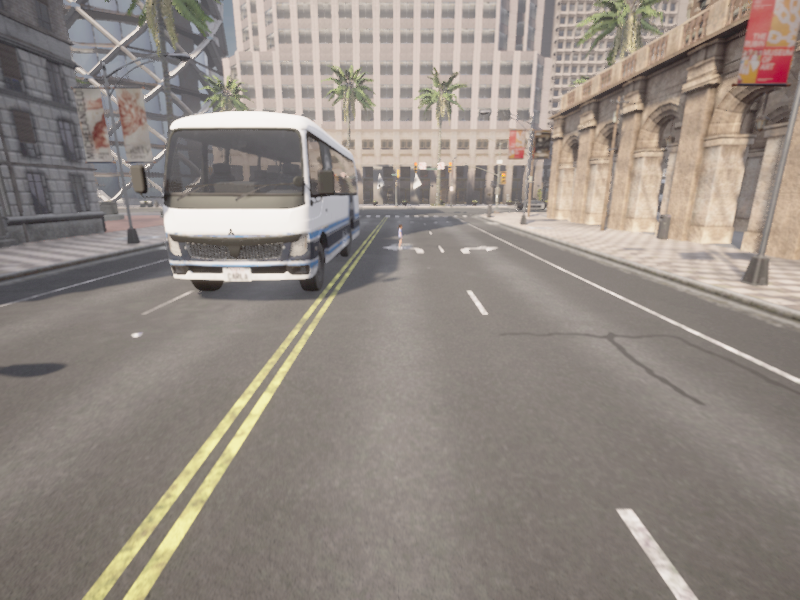
#> input picture images/1022.png, 800 x 600 px, found by its file name; its folder holds only this picture in this run
$ python data_agumentation.py
#> lines starting #> are read from the running program, lines starting #| are printed output that depends on the picture
#> further down, image is the input picture: shape (600, 800, 3); mean B, G, R 130.7, 137.9, 146.5
import os
import cv2
import numpy as np
from tqdm import tqdm
import shutil

# ==== CONFIG ====
# Source directories (set these before running)
SOURCE_IMG_DIR = "data/images"       # path to raw images
SOURCE_LABEL_DIR = "data/labels"     # path to raw annotations

# Output directories
OUTPUT_IMG_DIR = "augmented/images"
OUTPUT_LABEL_DIR = "augmented/labels"

# ==== NIGHT AUGMENTATION FUNCTION ====

def simulate_night(image):
    # Step 1: Slight darkening
    dark = cv2.convertScaleAbs(image, alpha=0.8, beta=0)  # Try alpha=0.7 instead of 0.4
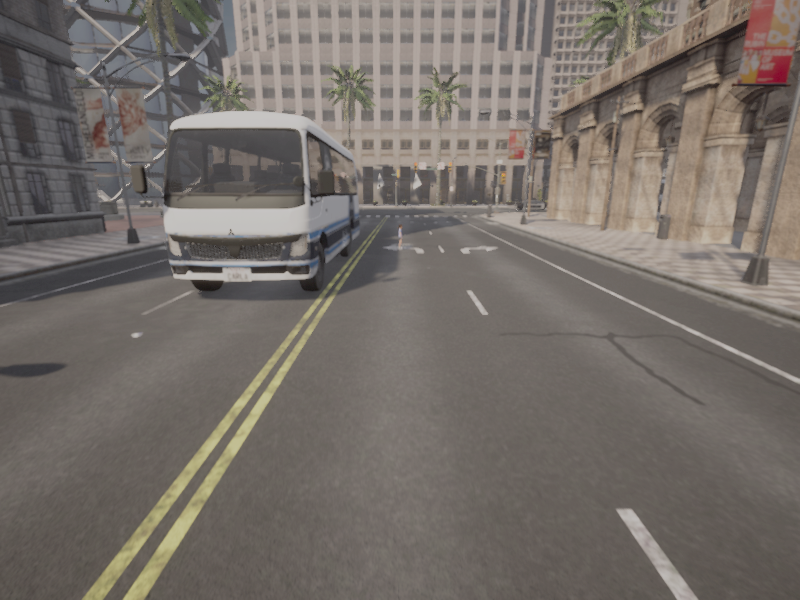
#> dark: shape (600, 800, 3); mean B, G, R 104.6, 110.3, 117.2

    # Step 2: Mild gamma correction
    gamma = 1.2  # Lower gamma for less extreme correction
    look_up_table = np.array([((i / 255.0) ** gamma) * 255
                              for i in range(256)]).astype("uint8")
    gamma_corrected = cv2.LUT(dark, look_up_table)

    # Step 3: Optional blur to simulate sensor softness
    blurred = cv2.GaussianBlur(gamma_corrected, (3, 3), 0.5)

    return blurred


# ==== MAKE SURE OUTPUT DIRS EXIST ====
os.makedirs(OUTPUT_IMG_DIR, exist_ok=True)
os.makedirs(OUTPUT_LABEL_DIR, exist_ok=True)

# ==== PROCESS ALL IMAGES ====
image_files = [f for f in os.listdir(SOURCE_IMG_DIR) if f.endswith(('.jpg', '.png'))]

for img_name in tqdm(image_files, desc="Augmenting images"):
    base_name = os.path.splitext(img_name)[0]
    img_path = os.path.join(SOURCE_IMG_DIR, img_name)
    label_path = os.path.join(SOURCE_LABEL_DIR, base_name + '.txt')

    # Read and augment image
    image = cv2.imread(img_path)
    if image is None:
        print(f" Warning: Skipping {img_name} (could not load)")
        continue

    night_img = simulate_night(image)

    # Save augmented image
    new_img_name = base_name + '_night.jpg'
    cv2.imwrite(os.path.join(OUTPUT_IMG_DIR, new_img_name), night_img)

    # Copy label
    new_label_name = base_name + '_night.txt'
    if os.path.exists(label_path):
        shutil.copyfile(label_path, os.path.join(OUTPUT_LABEL_DIR, new_label_name))
    else:
        print(f" Warning: No label found for {img_name}, skipping label.")

print(" Dataset augmentation complete!")

$ run again, on images/5.png
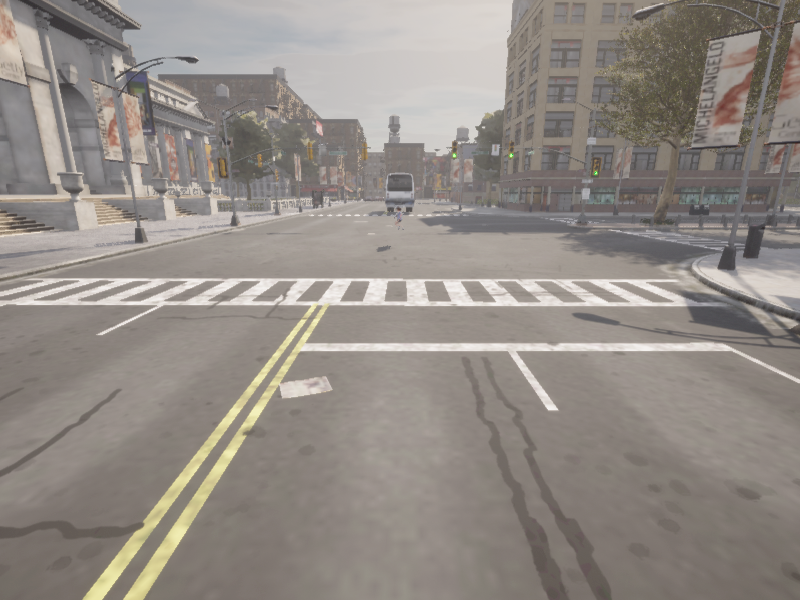
#> input picture images/5.png, 800 x 600 px, found by its file name
#> image is the input picture: shape (600, 800, 3); mean B, G, R 133.7, 139.7, 146.5
#> in simulate_night, `dark = cv2.convertScaleAbs(image, alpha=0.8, beta=0)`:
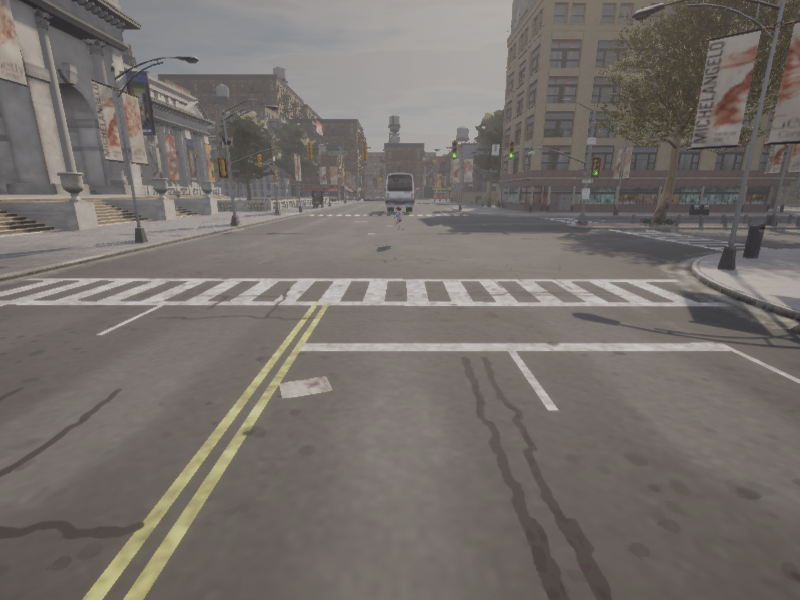
#> dark: shape (600, 800, 3); mean B, G, R 106.9, 111.8, 117.2

$ run again, on images/668.png
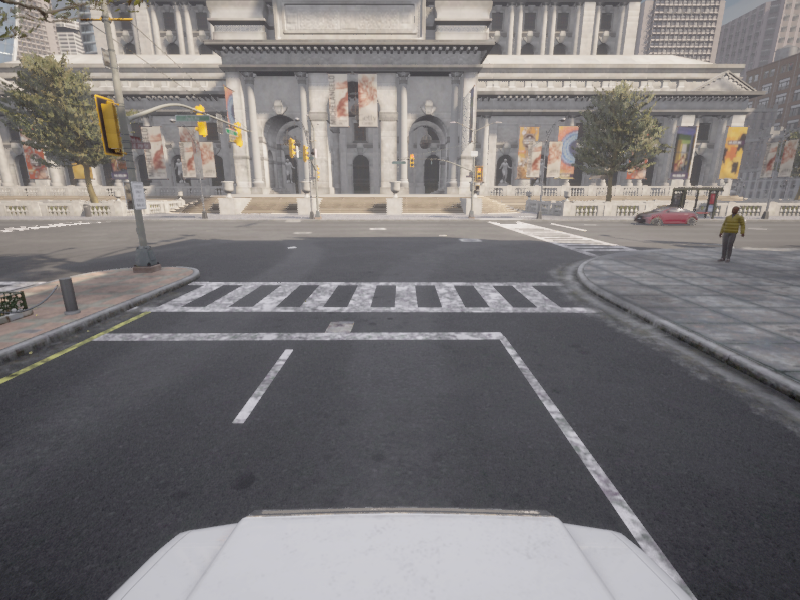
#> input picture images/668.png, 800 x 600 px, found by its file name
#> image is the input picture: shape (600, 800, 3); mean B, G, R 119.6, 119.3, 122.5
#> in simulate_night, `dark = cv2.convertScaleAbs(image, alpha=0.8, beta=0)`:
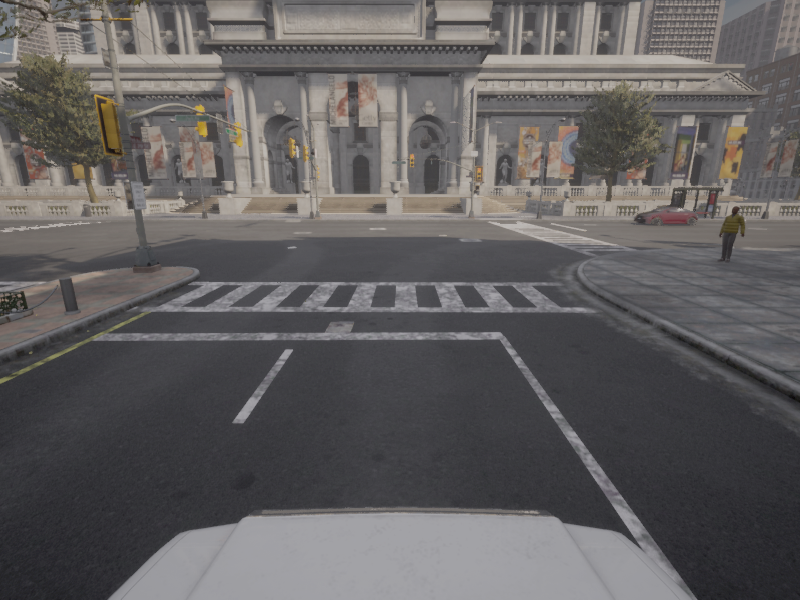
#> dark: shape (600, 800, 3); mean B, G, R 95.7, 95.4, 98

$ run again, on images/2217.png
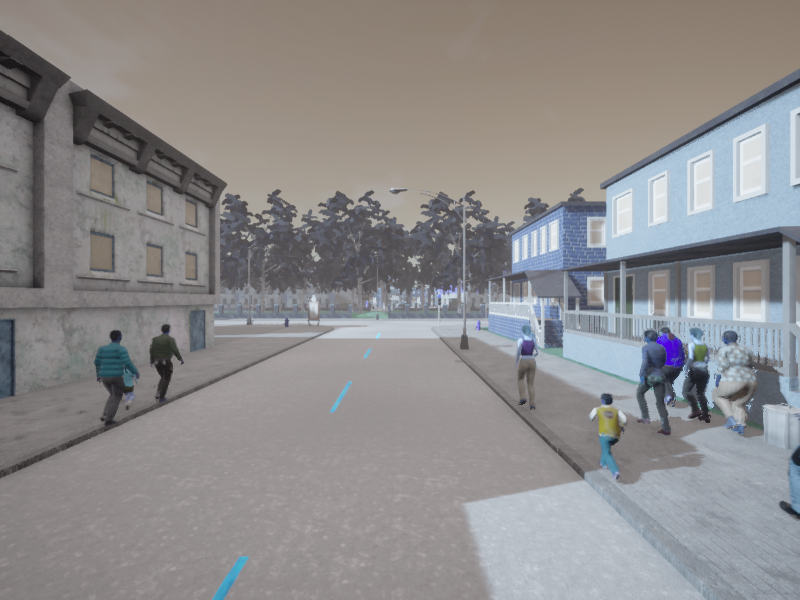
#> input picture images/2217.png, 800 x 600 px, found by its file name
#> image is the input picture: shape (600, 800, 3); mean B, G, R 140.1, 139.5, 141.4
#> in simulate_night, `dark = cv2.convertScaleAbs(image, alpha=0.8, beta=0)`:
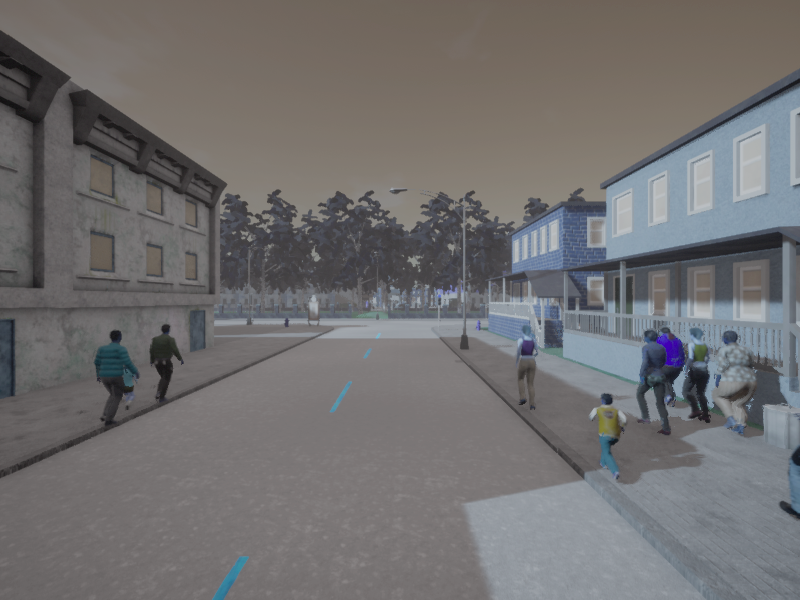
#> dark: shape (600, 800, 3); mean B, G, R 112.1, 111.6, 113.1
